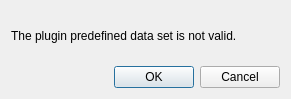
<?xml version="1.0" encoding="UTF-8"?>
<ui version="4.0">
 <class>PluginDatasetError</class>
 <widget class="QDialog" name="PluginDatasetError">
  <property name="geometry">
   <rect>
    <x>0</x>
    <y>0</y>
    <width>291</width>
    <height>99</height>
   </rect>
  </property>
  <property name="minimumSize">
   <size>
    <width>291</width>
    <height>99</height>
   </size>
  </property>
  <property name="maximumSize">
   <size>
    <width>294</width>
    <height>99</height>
   </size>
  </property>
  <property name="windowTitle">
   <string>Error Message: Predefined Data Set</string>
  </property>
  <layout class="QGridLayout" name="PluginDatasetErrorMainLayout">
   <item row="0" column="0">
    <layout class="QVBoxLayout" name="PluginDatasetErrorLayout">
     <item>
      <widget class="QLabel" name="PluginDatasetErrorLabel">
       <property name="text">
        <string>The plugin predefined data set is not valid.</string>
       </property>
      </widget>
     </item>
     <item>
      <widget class="QDialogButtonBox" name="PluginDatasetErrorButtonbox">
       <property name="orientation">
        <enum>Qt::Horizontal</enum>
       </property>
       <property name="standardButtons">
        <set>QDialogButtonBox::Cancel|QDialogButtonBox::Ok</set>
       </property>
      </widget>
     </item>
    </layout>
   </item>
  </layout>
 </widget>
 <resources/>
 <connections>
  <connection>
   <sender>PluginDatasetErrorButtonbox</sender>
   <signal>accepted()</signal>
   <receiver>PluginDatasetError</receiver>
   <slot>accept()</slot>
   <hints>
    <hint type="sourcelabel">
     <x>248</x>
     <y>254</y>
    </hint>
    <hint type="destinationlabel">
     <x>157</x>
     <y>274</y>
    </hint>
   </hints>
  </connection>
  <connection>
   <sender>PluginDatasetErrorButtonbox</sender>
   <signal>rejected()</signal>
   <receiver>PluginDatasetError</receiver>
   <slot>reject()</slot>
   <hints>
    <hint type="sourcelabel">
     <x>316</x>
     <y>260</y>
    </hint>
    <hint type="destinationlabel">
     <x>286</x>
     <y>274</y>
    </hint>
   </hints>
  </connection>
 </connections>
</ui>
